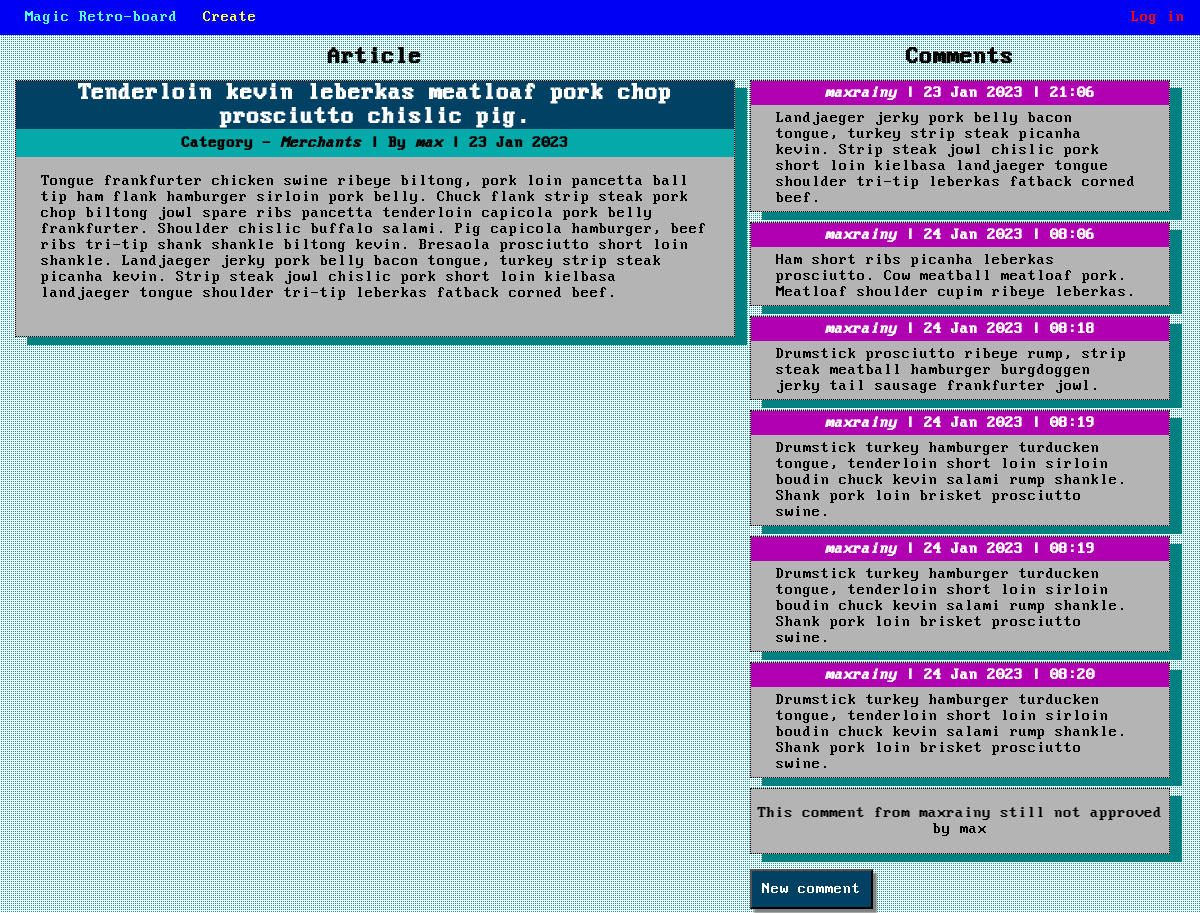
The page /news/2 on the database its author committed.
### board/models.py (models this page shows, shortened)
class Post(models.Model):
    title = models.CharField(max_length=255)  # title column
    text = RichTextUploadingField()  # text column
    created = models.DateTimeField(auto_now_add=True)
    category = models.ForeignKey(Category, on_delete=models.CASCADE, related_name='post_category')  # o-t-o - Category
    author = models.ForeignKey(User, on_delete=models.CASCADE, related_name='post_user')  # o-t-o with User

class Category(models.Model):
    name = models.CharField(unique=True, max_length=100)
    def __str__(self):
        return f'{self.name}'

class Comment(models.Model):
    author = models.ForeignKey(User, on_delete=models.CASCADE, related_name='comment_user')
    text = models.TextField(max_length=255)  # simple text field to contain the comment
    post = models.ForeignKey(Post, on_delete=models.CASCADE, related_name='comment_post')  # o-t-o with Post
    rating = models.IntegerField(default=0)  # rating of the comment, starts from 0 initially
    created = models.DateTimeField(auto_now_add=True)  # time-field with automatically managed creation time
    approved = models.BooleanField(default=False)  # to check whether comment approved by the post author or not

### board/views.py (the view)
# urls.py: path('<int:pk>', (PostDetail.as_view()), name='post_detail'),
class PostDetail(DetailView):
    model = Post
    template_name = 'post_detail.html'
    context_object_name = 'post_detail'
    def get_context_data(self, **kwargs):
        context = super(PostDetail, self).get_context_data(**kwargs)
        comments = list(
            Comment.objects.filter(post_id=self.kwargs["pk"]).values(
                'id',
                'text',
                'author__username',
                'created',
                'approved',
            )
        )
        if comments:
            context['comments'] = {
                'text': comments,
            }
        return context

### templates/post_detail.html (shortened to what this page needs)
{% extends 'flatpages/index.html' %}
{% load static %}
{% block content %}
<div class="full-height row">
    <div class="column-post">
            <h2 class="comment-heading">
                Article
            </h2>
            <div class="shadow-post dotted">
                <h2 class="title">
                    {{ post_detail.title }}
                </h2>
                <h5 class="author-cat">
                    Category - <i>{{ post_detail.category }} </i> |
                    By <i>{{ post_detail.author.username }}</i> |
                    {{ post_detail.created|date:'d M Y' }}
                </h5>
                <div class="post-text">
                    <div>
                        {{ post_detail.text|safe }}
                    </div>
                </div>
            </div>
    </div>
    <div class="column-comment">
        {% if comments %}
                <h2 class="comment-heading">
                    Comments
                </h2>
            {% for comment in comments.text %}
                {% if comment.approved %}
                    <div class="shadow-comment dotted">
                        <h4 class="author">
                            <i>{{ comment.author__username }}</i> |
                            {{ comment.created|date:'d M Y' }} |
                            {{ comment.created|date:'H:i' }}
                        </h4>
                        <div class="comment-text">
                            {{ comment.text }}
                        </div>
                    </div>
                {% else %}
                    <div class="shadow-comment dotted" style="text-align:center;">
                        <p>
                            This comment from {{ comment.author__username }} still not approved by {{ post_detail.author.username }}
                        </p>
                    </div>
                {% endif %}
            {% endfor %}
        {% else %}
            <div>
                <h2>
                    No comments
                </h2>
            </div>
        {% endif %}
        <button class="button-new" form="new_com">  New comment  </button>
    </div>
</div>
{% endblock content %}

### static/css/styles.css (style rules this page uses)
html, body { margin: 0px; background-image: radial-gradient(circle at 2px 2px, #00a0a0 1px, transparent 0); background-size: 2px 2px; }
h1, h2, h3, h4, h5, h6, div, span, form, button, input, select, textarea { font-family: dos; }
.column-post { float: left; margin-left: 15px; width: 60%; }
.column-comment { margin-left: 15px; float: left; width: 35%; height: 100%; }
.row:after { content: ""; display: table; clear: both; }
.author { margin-top: 0px; margin-bottom: 5px; height: auto; background-color: #b100b2; text-align: center; padding-top:4px; padding-bottom:4px; color: white; }
.author-cat { padding-top:4px; padding-bottom:4px; margin-top:0; margin-bottom:0; height: auto; font-size:16px; background-color: #04a9aa; line-height: 20px; text-align: center; color: black; }
.title { margin-top: 0px; background-color: #004164; text-align: center; padding-top:0; color: white; margin-bottom: 0; }
.full-height { height: auto; }
.shadow-comment { margin-bottom: 10px; border: 1px, black, solid; box-shadow: 12px 8px teal; background-color: #b4b4b4; }
.shadow-post { margin-bottom: 10px; border: 1px, black, solid; box-shadow: 12px 8px teal; background-color: #b4b4b4; }
.dotted { border-style: dotted; }
.comment-heading { height: 15px; margin-top:10px; text-align: center; }
.button-new { background-color: #004164; color: white; padding: 10px; vertical-align: top; box-shadow: 4px 4px 2px gray; margin: 5px 10px 4px 0px; font-size:16px; }
.comment-text { padding-left: 25px; padding-right: 25px; margin-bottom: 5px; }
.post-text { margin-top:0px; margin-bottom: 15px; padding-left: 25px; padding-right: 25px; padding-bottom:4px; }

### rows shown on the page
Post: title "Tenderloin kevin leberkas meatloaf pork chop prosciutto chislic pig.", category "Merchants", author.username "max", created "23 Jan 2023", text "Tongue frankfurter chicken swine ribeye biltong, pork loin pancetta ball tip ham flank hamburger sirloin pork belly. Chuck flank strip steak pork chop biltong jowl spare ribs pancetta tenderloin capicola pork belly frankfurter. Shoulder chislic buffalo salami. Pig capicola hamburger, beef ribs tri-tip shank shankle biltong kevin. Bresaola prosciutto short loin shankle. Landjaeger jerky pork belly bacon tongue, turkey strip steak picanha kevin. Strip steak jowl chislic pork short loin kielbasa landjaeger tongue shoulder tri-tip leberkas fatback corned beef."
Comment: author__username "maxrainy", created "23 Jan 2023", created "21:06", text "Landjaeger jerky pork belly bacon tongue, turkey strip steak picanha kevin. Strip steak jowl chislic pork short loin kielbasa landjaeger tongue shoulder tri-tip leberkas fatback corned beef."
Comment: author__username "maxrainy", created "24 Jan 2023", created "08:06", text "Ham short ribs picanha leberkas prosciutto. Cow meatball meatloaf pork. Meatloaf shoulder cupim ribeye leberkas."
Comment: author__username "maxrainy", created "24 Jan 2023", created "08:18", text "Drumstick prosciutto ribeye rump, strip steak meatball hamburger burgdoggen jerky tail sausage frankfurter jowl."
Comment: author__username "maxrainy", created "24 Jan 2023", created "08:19", text "Drumstick turkey hamburger turducken tongue, tenderloin short loin sirloin boudin chuck kevin salami rump shankle. Shank pork loin brisket prosciutto swine."
Comment: author__username "maxrainy", created "24 Jan 2023", created "08:19", text "Drumstick turkey hamburger turducken tongue, tenderloin short loin sirloin boudin chuck kevin salami rump shankle. Shank pork loin brisket prosciutto swine."
Comment: author__username "maxrainy", created "24 Jan 2023", created "08:20", text "Drumstick turkey hamburger turducken tongue, tenderloin short loin sirloin boudin chuck kevin salami rump shankle. Shank pork loin brisket prosciutto swine."
Comment: author__username "maxrainy"
